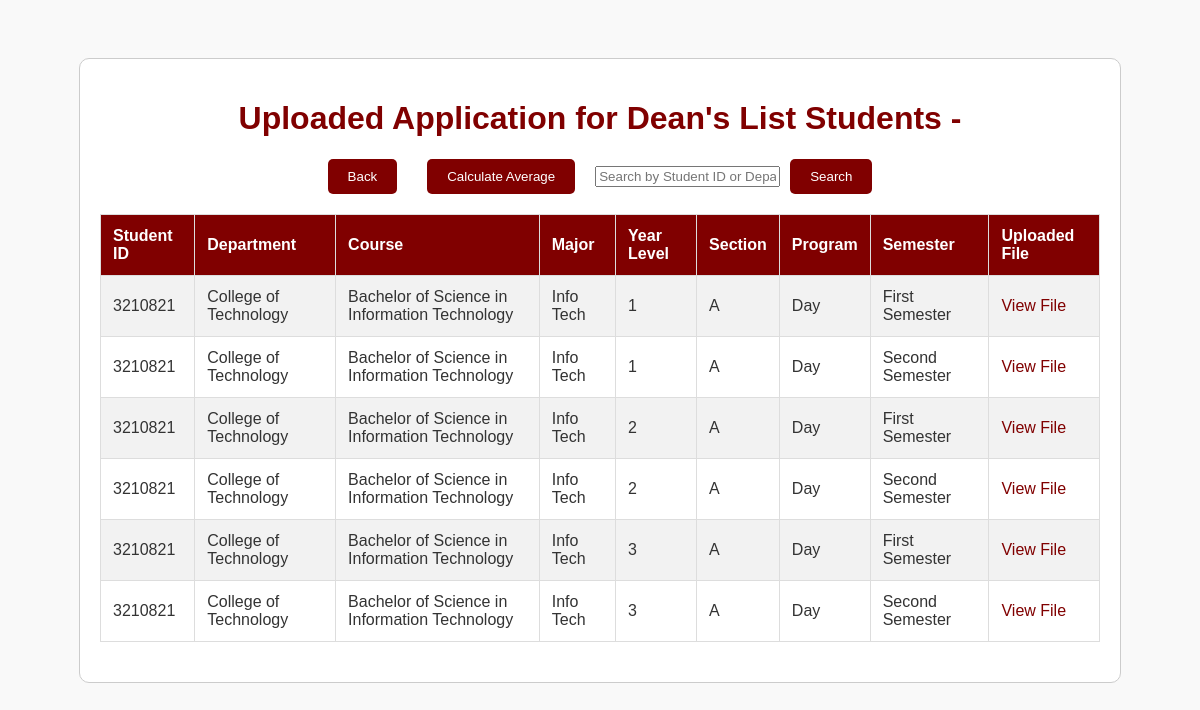
Screenshot of /admin/deans_list_semester.php with the database file from the repository.
### tables this page shows
CREATE TABLE `deans_list_students` (
  `id` int(11) NOT NULL,
  `student_id` varchar(20) NOT NULL,
  `student_name` varchar(50) NOT NULL,
  `department` varchar(100) NOT NULL,
  `course` varchar(100) NOT NULL,
  `major` varchar(100) NOT NULL,
  `year_level` int(11) NOT NULL,
  `section` varchar(10) NOT NULL,
  `program` varchar(100) NOT NULL,
  `semester` varchar(20) NOT NULL,
  `file_path` varchar(255) DEFAULT NULL
);

### admin/deans_list_semester.php (the view, shortened to what this page needs)
<?php
$conn = new mysqli("localhost", "root", "", "finals");
$search_query = "";
$semester = "";
$sql = "SELECT * FROM deans_list_students";
$result = $conn->query($sql);
?>
<!DOCTYPE html>
<html lang="en">
<head>
</head>
<body>
    <div class="container">
        <h1>Uploaded Application for Dean's List Students - <?php echo htmlspecialchars($semester); ?></h1>
        <div class="search-bar">
            <div style="display: flex; align-items: center; justify-content: center; gap: 10px;">
                <form action="uploaded_application_deans_list.php" method="get" style="display: inline;">
                    <button type="submit">Back</button>
                </form>
                <form action="calculate_deans_list.php" method="get" style="display: inline;">
                    <button type="submit">Calculate Average</button>
                </form>
                <form action="" method="post" style="display: flex; align-items: center;">
                    <input type="text" name="search" placeholder="Search by Student ID or Department" value="<?php echo htmlspecialchars($search_query); ?>">
                    <button type="submit">Search</button>
                </form>
            </div>
        </div>
        <table>
            <tr>
                <th>Student ID</th>
                <th>Department</th>
                <th>Course</th>
                <th>Major</th>
                <th>Year Level</th>
                <th>Section</th>
                <th>Program</th>
                <th>Semester</th>
                <th>Uploaded File</th>
            </tr>
            <?php
            if ($result->num_rows > 0) {
                while($row = $result->fetch_assoc()) {
                    echo "<tr>";
                    echo "<td>" . $row['student_id'] . "</td>";
                    echo "<td>" . $row['department'] . "</td>";
                    echo "<td>" . $row['course'] . "</td>";
                    echo "<td>" . $row['major'] . "</td>";
                    echo "<td>" . $row['year_level'] . "</td>";
                    echo "<td>" . $row['section'] . "</td>";
                    echo "<td>" . $row['program'] . "</td>";
                    echo "<td>" . $row['semester'] . "</td>";
                    if (!empty($row['file_path'])) {
                        echo "<td><a href='" . $row['file_path'] . "' target='_blank'>View File</a></td>";
                    } else {
                        echo "<td>No file uploaded</td>";
                    }
                    echo "</tr>";
                }
            } else {
                echo "<tr><td colspan='9'>No records found for " . htmlspecialchars($semester) . "</td></tr>";
            }
            ?>
        </table>
    </div>
</body>
</html>

### admin/deans_list_semester.php (style rules this page uses)
body { font-family: Arial, sans-serif; background-color: #f9f9f9; color: #333; display: flex; }
.container { flex-grow: 1; max-width: 1000px; margin: 50px auto; padding: 20px; border: 1px solid #ccc; border-radius: 10px; background-color: #fff; }
h1 { text-align: center; color: maroon; }
button { padding: 10px 20px; background-color: maroon; color: white; border: none; border-radius: 5px; cursor: pointer; margin: 0 10px; }
.search-bar { margin: 20px 0; }
table { width: 100%; border-collapse: collapse; margin: 20px 0; }
table, th, td { border: 1px solid #ddd; }
th, td { padding: 12px; text-align: left; }
th { background-color: maroon; color: white; }
tr:nth-child(even) { background-color: #f2f2f2; }
a { color: maroon; text-decoration: none; }

### rows the page displays
deans_list_students: student "3210821", department "College of Technology", course "Bachelor of Science in Information Technology", major "Info Tech", year_level "1", section "A", program "Day", semester "First Semester"
deans_list_students: student "3210821", department "College of Technology", course "Bachelor of Science in Information Technology", major "Info Tech", year_level "1", section "A", program "Day", semester "Second Semester"
deans_list_students: student "3210821", department "College of Technology", course "Bachelor of Science in Information Technology", major "Info Tech", year_level "2", section "A", program "Day", semester "First Semester"
deans_list_students: student "3210821", department "College of Technology", course "Bachelor of Science in Information Technology", major "Info Tech", year_level "2", section "A", program "Day", semester "Second Semester"
deans_list_students: student "3210821", department "College of Technology", course "Bachelor of Science in Information Technology", major "Info Tech", year_level "3", section "A", program "Day", semester "First Semester"
deans_list_students: student "3210821", department "College of Technology", course "Bachelor of Science in Information Technology", major "Info Tech", year_level "3", section "A", program "Day", semester "Second Semester"
